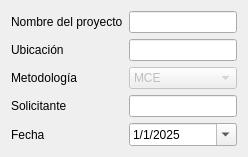
     <widget class="QWidget" name="general_info">
      <property name="enabled">
       <bool>true</bool>
      </property>
      <layout class="QFormLayout" name="formLayout_2">
       <item row="0" column="0">
        <widget class="QLabel" name="label_name">
         <property name="text">
          <string>Nombre del proyecto</string>
         </property>
         <property name="buddy">
          <cstring>lineEdit_name</cstring>
         </property>
        </widget>
       </item>
       <item row="0" column="1">
        <widget class="QLineEdit" name="lineEdit_name"/>
       </item>
       <item row="1" column="0">
        <widget class="QLabel" name="label_location">
         <property name="text">
          <string>Ubicación</string>
         </property>
         <property name="buddy">
          <cstring>lineEdit_location</cstring>
         </property>
        </widget>
       </item>
       <item row="1" column="1">
        <widget class="QLineEdit" name="lineEdit_location"/>
       </item>
       <item row="2" column="0">
        <widget class="QLabel" name="label_method">
         <property name="text">
          <string>Metodología</string>
         </property>
         <property name="buddy">
          <cstring>comboBox_method</cstring>
         </property>
        </widget>
       </item>
       <item row="2" column="1">
        <widget class="QComboBox" name="comboBox_method">
         <property name="enabled">
          <bool>false</bool>
         </property>
         <item>
          <property name="text">
           <string>MCE</string>
          </property>
         </item>
         <item>
          <property name="text">
           <string>ACI</string>
          </property>
         </item>
         <item>
          <property name="text">
           <string>DoE</string>
          </property>
         </item>
        </widget>
       </item>
       <item row="3" column="0">
        <widget class="QLabel" name="label_purchaser">
         <property name="text">
          <string>Solicitante</string>
         </property>
         <property name="buddy">
          <cstring>lineEdit_purchaser</cstring>
         </property>
        </widget>
       </item>
       <item row="3" column="1">
        <widget class="QLineEdit" name="lineEdit_purchaser"/>
       </item>
       <item row="4" column="0">
        <widget class="QLabel" name="label_date">
         <property name="text">
          <string>Fecha</string>
         </property>
         <property name="buddy">
          <cstring>dateEdit_date</cstring>
         </property>
        </widget>
       </item>
       <item row="4" column="1">
        <widget class="QDateEdit" name="dateEdit_date">
         <property name="currentSection">
          <enum>QDateTimeEdit::Section::DaySection</enum>
         </property>
         <property name="displayFormat">
          <string>d/M/yyyy</string>
         </property>
         <property name="calendarPopup">
          <bool>true</bool>
         </property>
         <property name="date">
          <date>
           <year>2025</year>
           <month>1</month>
           <day>1</day>
          </date>
         </property>
        </widget>
       </item>
      </layout>
     </widget>
